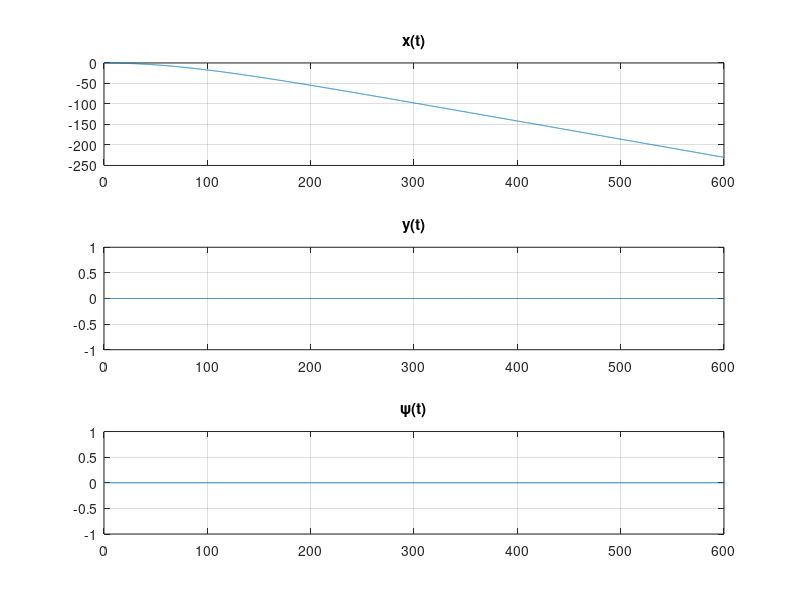
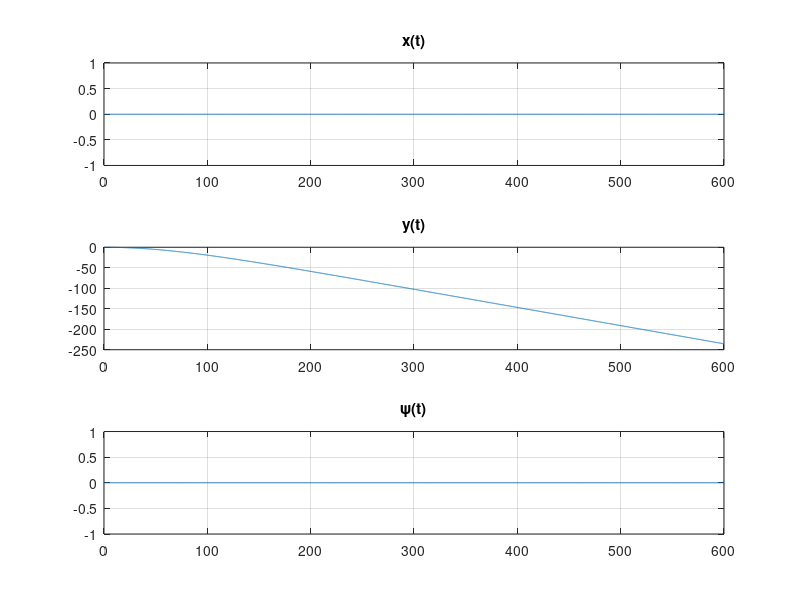
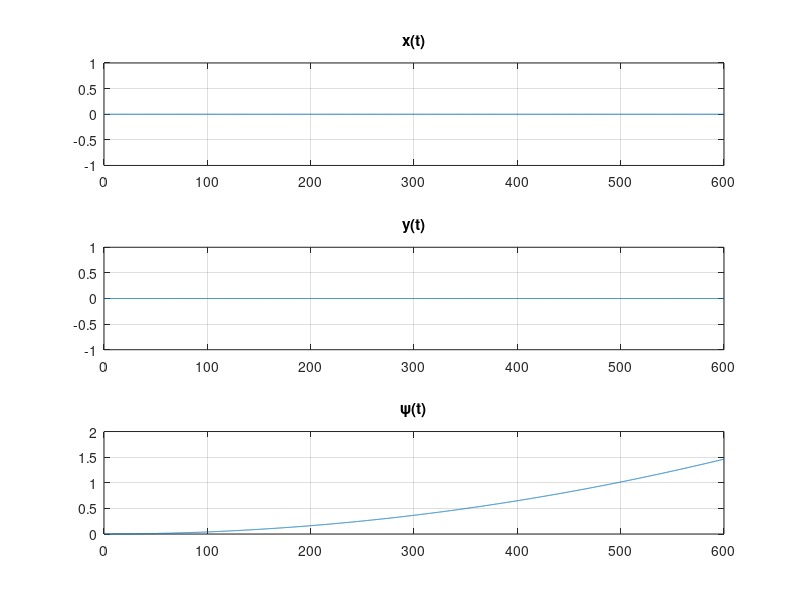

The MATLAB script that drew these images, in order:
###########################
#       Euler's Method
###########################

## Initialization
h = 0.1;
t = 0:h:600;

AM = (2631+3088+2977)/3;
Dx = 11835 + AM;
Dy = 11835 + AM;
Dz = 6000;
m = 425000;
mz = 357000000;
ma = 113000;
x(1) = 0;
y(1) = -AM/1000;
z(1) = 0;

###############   [fx,fy,nz] = [-AM,0,0]   #############
nz = 0;
fy = 0;
fx = -AM;


x = zeros(size(t));
z = zeros(size(t));
y = zeros(size(t));

n = numel(z);

u = zeros(size(t));
u(1) = 0;
w = zeros(size(t));
w(1) = 0;
k = zeros(size(t));
k(1) = 0;

##
for i = 1:(n-1)
  #Z (\\psi)
  df = (nz - 2 * Dz * abs(u(i)) * u(i))/mz;
  u(i+1) = u(i) + h*df;
  z(i+1) = z(i) + h*u(i);
  #X
  dg = (((fx - Dx * abs(w(i)) * w(i))/(m+3*ma)) + sin(z(i))*u(i)*w(i) - cos(z(i))*u(i)*w(i))/cos(z(i));
  w(i+1) = w(i) + h*dg;
  x(i+1) = x(i) + h*w(i);
  #Y
  dp = (((fy - Dy * abs(k(i)) * k(i))/(m+2*ma)) + cos(z(i))*u(i)*w(i) + sin(z(i))*u(i)*k(i))/cos(z(i));
  k(i+1) = k(i) + h*dp;
  y(i+1) = y(i) + h*k(i);
endfor

figure(1);
subplot(3,1,1);
plot(t,x);
title("x(t)");
grid on;

subplot(3,1,2);
plot(t,y);
title("y(t)");
grid on;

subplot(3,1,3);
plot(t,z);
title("\\psi(t)");
grid on;


###############   [fx,fy,nz] = [0,-AM,0]   #############
nz = 0;
fy = -AM;
fx = 0;


x = zeros(size(t));
z = zeros(size(t));
y = zeros(size(t));

n = numel(z);

u = zeros(size(t));
u(1) = 0;
w = zeros(size(t));
w(1) = 0;
k = zeros(size(t));
k(1) = 0;

##
for i = 1:(n-1)
  #Z (\\psi)
  df = (nz - 2 * Dz * abs(u(i)) * u(i))/mz;
  u(i+1) = u(i) + h*df;
  z(i+1) = z(i) + h*u(i);
  #X
  dg = (((fx - Dx * abs(w(i)) * w(i))/(m+3*ma)) + sin(z(i))*u(i)*w(i) - cos(z(i))*u(i)*w(i))/cos(z(i));
  w(i+1) = w(i) + h*dg;
  x(i+1) = x(i) + h*w(i);
  #Y
  dp = (((fy - Dy * abs(k(i)) * k(i))/(m+2*ma)) + cos(z(i))*u(i)*w(i) + sin(z(i))*u(i)*k(i))/cos(z(i));
  k(i+1) = k(i) + h*dp;
  y(i+1) = y(i) + h*k(i);
endfor

figure(2);
subplot(3,1,1);
plot(t,x);
title("x(t)");
grid on;

subplot(3,1,2);
plot(t,y);
title("y(t)");
grid on;

subplot(3,1,3);
plot(t,z);
title("\\psi(t)");
grid on;



###############   [fx,fy,nz] = [0,0,AM]   #############
nz = AM;
fy = 0;
fx = 0;


x = zeros(size(t));
z = zeros(size(t));
y = zeros(size(t));

n = numel(z);

u = zeros(size(t));
u(1) = 0;
w = zeros(size(t));
w(1) = 0;
k = zeros(size(t));
k(1) = 0;

##
for i = 1:(n-1)
  #Z (\\psi)
  df = (nz - 2 * Dz * abs(u(i)) * u(i))/mz;
  u(i+1) = u(i) + h*df;
  z(i+1) = z(i) + h*u(i);
  #X
  dg = (((fx - Dx * abs(w(i)) * w(i))/(m+3*ma)) + sin(z(i))*u(i)*w(i) - cos(z(i))*u(i)*w(i))/cos(z(i));
  w(i+1) = w(i) + h*dg;
  x(i+1) = x(i) + h*w(i);
  #Y
  dp = (((fy - Dy * abs(k(i)) * k(i))/(m+2*ma)) + cos(z(i))*u(i)*w(i) + sin(z(i))*u(i)*k(i))/cos(z(i));
  k(i+1) = k(i) + h*dp;
  y(i+1) = y(i) + h*k(i);
endfor

figure(3);
subplot(3,1,1);
plot(t,x);
title("x(t)");
grid on;

subplot(3,1,2);
plot(t,y);
title("y(t)");
grid on;

subplot(3,1,3);
plot(t,z);
title("\\psi(t)");
grid on;
